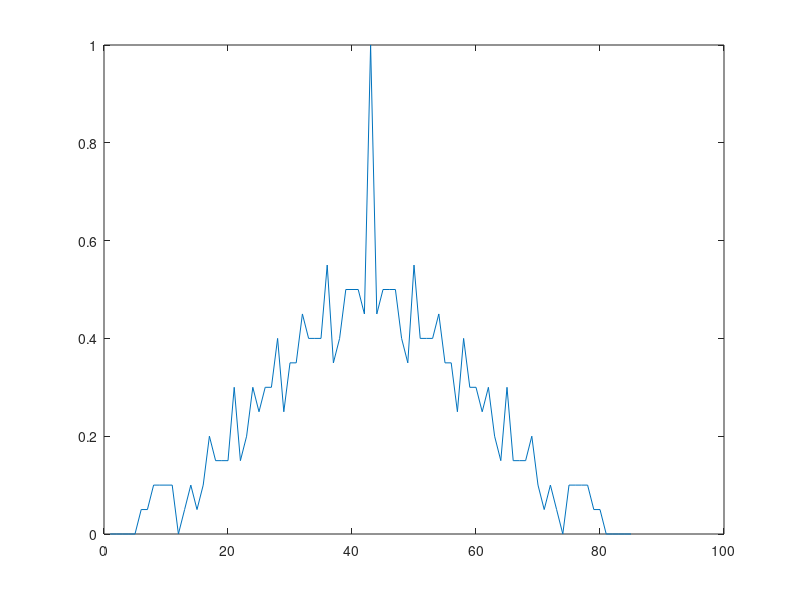

Source code (MATLAB):
% 1
%x = [1, 0, 0, 1, 0];
%y = [1, 1, 0, 0, 1];

 
x = [1, 1, 0, 0, 0];
y = [1, 1, 1, 1, 1];


% Массивы для хранения оригинальной и сдвинутой последовательностей
original = zeros(1, 43);
shifted = zeros(1, 43);

% Заполнение массива результатов операции XOR и сохранение оригинала
for i = 1:42
    original(i) = xor(x(5), y(5));
    shifted(i) = xor(x(5), y(5));

    sumx = xor(x(1), x(3));
    x = [sumx, x(1:4)];

    sumy = xor(y(2), y(4));
    y = [sumy, y(1:4)];
end

% Вывод заголовка таблицы
fprintf('Сдвиг |           Биты             | Автокорреляция\n');

corr = xcorr(original, 'coeff');
% Вывод строк таблицы

figure;
plot(corr);

for shift = 0:60
    fprintf('%5d | ', shift);

    % Вывод битов оригинала
    for i = 1:31
        fprintf('%d', shifted(i));
    end

    fprintf(' | ');

    % Используйте abs для избежания ошибки выхода за пределы массива
    autocorr_value = corr(abs(length(original) - shift) + 1);

    fprintf('%+1.3f\n', autocorr_value);

    % Сдвиг массива
    shifted = [shifted(end), shifted(1:end-1)];
end
